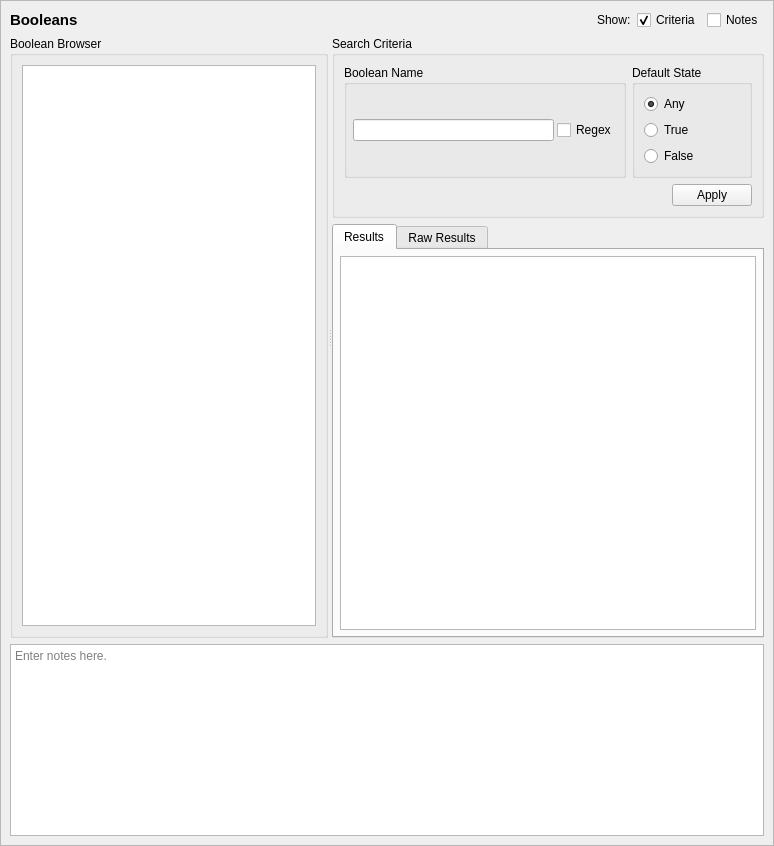
<?xml version="1.0" encoding="UTF-8"?>
<ui version="4.0">
 <class>BoolQueryTab_ui</class>
 <widget class="QScrollArea" name="BoolQueryTab_ui">
  <property name="geometry">
   <rect>
    <x>0</x>
    <y>0</y>
    <width>774</width>
    <height>846</height>
   </rect>
  </property>
  <property name="sizeAdjustPolicy">
   <enum>QAbstractScrollArea::AdjustToContents</enum>
  </property>
  <property name="widgetResizable">
   <bool>true</bool>
  </property>
  <widget class="QWidget" name="contents">
   <property name="geometry">
    <rect>
     <x>0</x>
     <y>0</y>
     <width>772</width>
     <height>844</height>
    </rect>
   </property>
   <property name="minimumSize">
    <size>
     <width>0</width>
     <height>0</height>
    </size>
   </property>
   <layout class="QGridLayout" name="gridLayout_3">
    <item row="0" column="0">
     <widget class="QLabel" name="label">
      <property name="sizePolicy">
       <sizepolicy hsizetype="Preferred" vsizetype="Fixed">
        <horstretch>0</horstretch>
        <verstretch>0</verstretch>
       </sizepolicy>
      </property>
      <property name="maximumSize">
       <size>
        <width>16777215</width>
        <height>20</height>
       </size>
      </property>
      <property name="font">
       <font>
        <pointsize>11</pointsize>
        <weight>75</weight>
        <bold>true</bold>
       </font>
      </property>
      <property name="text">
       <string>Booleans</string>
      </property>
     </widget>
    </item>
    <item row="3" column="0" colspan="5">
     <widget class="QTextEdit" name="notes">
      <property name="minimumSize">
       <size>
        <width>0</width>
        <height>80</height>
       </size>
      </property>
      <property name="toolTip">
       <string>Optionally enter notes here about the query.</string>
      </property>
      <property name="placeholderText">
       <string>Enter notes here.</string>
      </property>
     </widget>
    </item>
    <item row="0" column="1">
     <spacer name="horizontalSpacer">
      <property name="orientation">
       <enum>Qt::Horizontal</enum>
      </property>
      <property name="sizeHint" stdset="0">
       <size>
        <width>440</width>
        <height>20</height>
       </size>
      </property>
     </spacer>
    </item>
    <item row="0" column="2">
     <widget class="QLabel" name="label_2">
      <property name="text">
       <string>Show:</string>
      </property>
     </widget>
    </item>
    <item row="0" column="3">
     <widget class="QCheckBox" name="criteria_expander">
      <property name="toolTip">
       <string>Show or hide the search criteria (no settings are lost)</string>
      </property>
      <property name="text">
       <string>Criteria</string>
      </property>
      <property name="checked">
       <bool>true</bool>
      </property>
     </widget>
    </item>
    <item row="0" column="4">
     <widget class="QCheckBox" name="notes_expander">
      <property name="toolTip">
       <string>Show or hide the notes field (no data is lost)</string>
      </property>
      <property name="text">
       <string>Notes</string>
      </property>
     </widget>
    </item>
    <item row="1" column="0" rowspan="2" colspan="5">
     <widget class="QSplitter" name="splitter">
      <property name="sizePolicy">
       <sizepolicy hsizetype="Expanding" vsizetype="Preferred">
        <horstretch>0</horstretch>
        <verstretch>1</verstretch>
       </sizepolicy>
      </property>
      <property name="orientation">
       <enum>Qt::Horizontal</enum>
      </property>
      <widget class="QGroupBox" name="browser_groupBox">
       <property name="title">
        <string>Boolean Browser</string>
       </property>
       <layout class="QGridLayout" name="gridLayout">
        <item row="0" column="0">
         <widget class="GetDetailsListView" name="bools"/>
        </item>
       </layout>
      </widget>
      <widget class="QWidget" name="verticalLayoutWidget">
       <layout class="QVBoxLayout" name="verticalLayout">
        <item>
         <widget class="QGroupBox" name="criteria_frame">
          <property name="sizePolicy">
           <sizepolicy hsizetype="Preferred" vsizetype="Preferred">
            <horstretch>0</horstretch>
            <verstretch>0</verstretch>
           </sizepolicy>
          </property>
          <property name="maximumSize">
           <size>
            <width>16777215</width>
            <height>16777215</height>
           </size>
          </property>
          <property name="title">
           <string>Search Criteria</string>
          </property>
          <layout class="QGridLayout" name="gridLayout_2">
           <item row="0" column="0">
            <widget class="QGroupBox" name="name_criteria">
             <property name="maximumSize">
              <size>
               <width>16777215</width>
               <height>120</height>
              </size>
             </property>
             <property name="title">
              <string>Boolean Name</string>
             </property>
             <layout class="QGridLayout" name="gridLayout_8">
              <property name="leftMargin">
               <number>6</number>
              </property>
              <property name="topMargin">
               <number>6</number>
              </property>
              <property name="rightMargin">
               <number>6</number>
              </property>
              <property name="bottomMargin">
               <number>6</number>
              </property>
              <property name="spacing">
               <number>3</number>
              </property>
              <item row="0" column="1">
               <widget class="QLineEdit" name="name">
                <property name="sizePolicy">
                 <sizepolicy hsizetype="Expanding" vsizetype="Fixed">
                  <horstretch>0</horstretch>
                  <verstretch>0</verstretch>
                 </sizepolicy>
                </property>
                <property name="minimumSize">
                 <size>
                  <width>150</width>
                  <height>20</height>
                 </size>
                </property>
                <property name="maximumSize">
                 <size>
                  <width>250</width>
                  <height>16777215</height>
                 </size>
                </property>
               </widget>
              </item>
              <item row="0" column="2">
               <widget class="QCheckBox" name="name_regex">
                <property name="toolTip">
                 <string>Use regular expressions to match the user's name.</string>
                </property>
                <property name="text">
                 <string>Regex</string>
                </property>
               </widget>
              </item>
             </layout>
            </widget>
           </item>
           <item row="0" column="1">
            <widget class="QGroupBox" name="default_criteria">
             <property name="minimumSize">
              <size>
               <width>120</width>
               <height>0</height>
              </size>
             </property>
             <property name="title">
              <string>Default State</string>
             </property>
             <layout class="QVBoxLayout" name="verticalLayout_4">
              <item>
               <widget class="QRadioButton" name="default_any">
                <property name="text">
                 <string>Any</string>
                </property>
                <property name="checked">
                 <bool>true</bool>
                </property>
               </widget>
              </item>
              <item>
               <widget class="QRadioButton" name="default_true">
                <property name="text">
                 <string>True</string>
                </property>
               </widget>
              </item>
              <item>
               <widget class="QRadioButton" name="default_false">
                <property name="text">
                 <string>False</string>
                </property>
               </widget>
              </item>
             </layout>
            </widget>
           </item>
           <item row="1" column="0" colspan="2">
            <widget class="QDialogButtonBox" name="buttonBox">
             <property name="standardButtons">
              <set>QDialogButtonBox::Apply</set>
             </property>
            </widget>
           </item>
          </layout>
         </widget>
        </item>
        <item>
         <widget class="QTabWidget" name="results_frame">
          <property name="sizePolicy">
           <sizepolicy hsizetype="Preferred" vsizetype="MinimumExpanding">
            <horstretch>0</horstretch>
            <verstretch>1</verstretch>
           </sizepolicy>
          </property>
          <property name="currentIndex">
           <number>0</number>
          </property>
          <widget class="QWidget" name="table_page">
           <property name="sizePolicy">
            <sizepolicy hsizetype="Preferred" vsizetype="MinimumExpanding">
             <horstretch>0</horstretch>
             <verstretch>0</verstretch>
            </sizepolicy>
           </property>
           <attribute name="title">
            <string>Results</string>
           </attribute>
           <layout class="QVBoxLayout" name="verticalLayout_3">
            <property name="leftMargin">
             <number>6</number>
            </property>
            <property name="topMargin">
             <number>6</number>
            </property>
            <property name="rightMargin">
             <number>6</number>
            </property>
            <property name="bottomMargin">
             <number>6</number>
            </property>
            <item>
             <widget class="SEToolsTableView" name="table_results">
              <property name="sizePolicy">
               <sizepolicy hsizetype="Expanding" vsizetype="MinimumExpanding">
                <horstretch>0</horstretch>
                <verstretch>0</verstretch>
               </sizepolicy>
              </property>
              <property name="sizeAdjustPolicy">
               <enum>QAbstractScrollArea::AdjustIgnored</enum>
              </property>
              <property name="alternatingRowColors">
               <bool>true</bool>
              </property>
              <property name="sortingEnabled">
               <bool>true</bool>
              </property>
             </widget>
            </item>
           </layout>
          </widget>
          <widget class="QWidget" name="raw_page">
           <property name="sizePolicy">
            <sizepolicy hsizetype="Preferred" vsizetype="MinimumExpanding">
             <horstretch>0</horstretch>
             <verstretch>0</verstretch>
            </sizepolicy>
           </property>
           <attribute name="title">
            <string>Raw Results</string>
           </attribute>
           <layout class="QVBoxLayout" name="verticalLayout_2">
            <property name="leftMargin">
             <number>6</number>
            </property>
            <property name="topMargin">
             <number>6</number>
            </property>
            <property name="rightMargin">
             <number>6</number>
            </property>
            <property name="bottomMargin">
             <number>6</number>
            </property>
            <item>
             <widget class="QPlainTextEdit" name="raw_results">
              <property name="sizePolicy">
               <sizepolicy hsizetype="Expanding" vsizetype="MinimumExpanding">
                <horstretch>0</horstretch>
                <verstretch>0</verstretch>
               </sizepolicy>
              </property>
              <property name="minimumSize">
               <size>
                <width>0</width>
                <height>0</height>
               </size>
              </property>
              <property name="font">
               <font>
                <family>Monospace</family>
               </font>
              </property>
              <property name="documentTitle">
               <string/>
              </property>
              <property name="lineWrapMode">
               <enum>QPlainTextEdit::NoWrap</enum>
              </property>
              <property name="readOnly">
               <bool>true</bool>
              </property>
             </widget>
            </item>
           </layout>
          </widget>
         </widget>
        </item>
       </layout>
      </widget>
     </widget>
    </item>
   </layout>
   <zorder>splitter</zorder>
   <zorder>notes</zorder>
   <zorder>label</zorder>
   <zorder>label_2</zorder>
   <zorder>horizontalSpacer</zorder>
   <zorder>criteria_expander</zorder>
   <zorder>notes_expander</zorder>
  </widget>
 </widget>
 <customwidgets>
  <customwidget>
   <class>SEToolsTableView</class>
   <extends>QTableView</extends>
   <header>setoolsgui/tableview.h</header>
  </customwidget>
  <customwidget>
   <class>GetDetailsListView</class>
   <extends>QListView</extends>
   <header>setoolsgui/getdetailslist.h</header>
  </customwidget>
 </customwidgets>
 <tabstops>
  <tabstop>criteria_expander</tabstop>
  <tabstop>notes_expander</tabstop>
  <tabstop>bools</tabstop>
  <tabstop>name</tabstop>
  <tabstop>name_regex</tabstop>
  <tabstop>default_any</tabstop>
  <tabstop>default_true</tabstop>
  <tabstop>default_false</tabstop>
  <tabstop>results_frame</tabstop>
  <tabstop>table_results</tabstop>
  <tabstop>raw_results</tabstop>
  <tabstop>notes</tabstop>
 </tabstops>
 <resources/>
 <connections>
  <connection>
   <sender>notes_expander</sender>
   <signal>toggled(bool)</signal>
   <receiver>notes</receiver>
   <slot>setVisible(bool)</slot>
   <hints>
    <hint type="sourcelabel">
     <x>732</x>
     <y>20</y>
    </hint>
    <hint type="destinationlabel">
     <x>386</x>
     <y>754</y>
    </hint>
   </hints>
  </connection>
  <connection>
   <sender>criteria_expander</sender>
   <signal>toggled(bool)</signal>
   <receiver>criteria_frame</receiver>
   <slot>setVisible(bool)</slot>
   <hints>
    <hint type="sourcelabel">
     <x>583</x>
     <y>20</y>
    </hint>
    <hint type="destinationlabel">
     <x>496</x>
     <y>226</y>
    </hint>
   </hints>
  </connection>
 </connections>
</ui>
